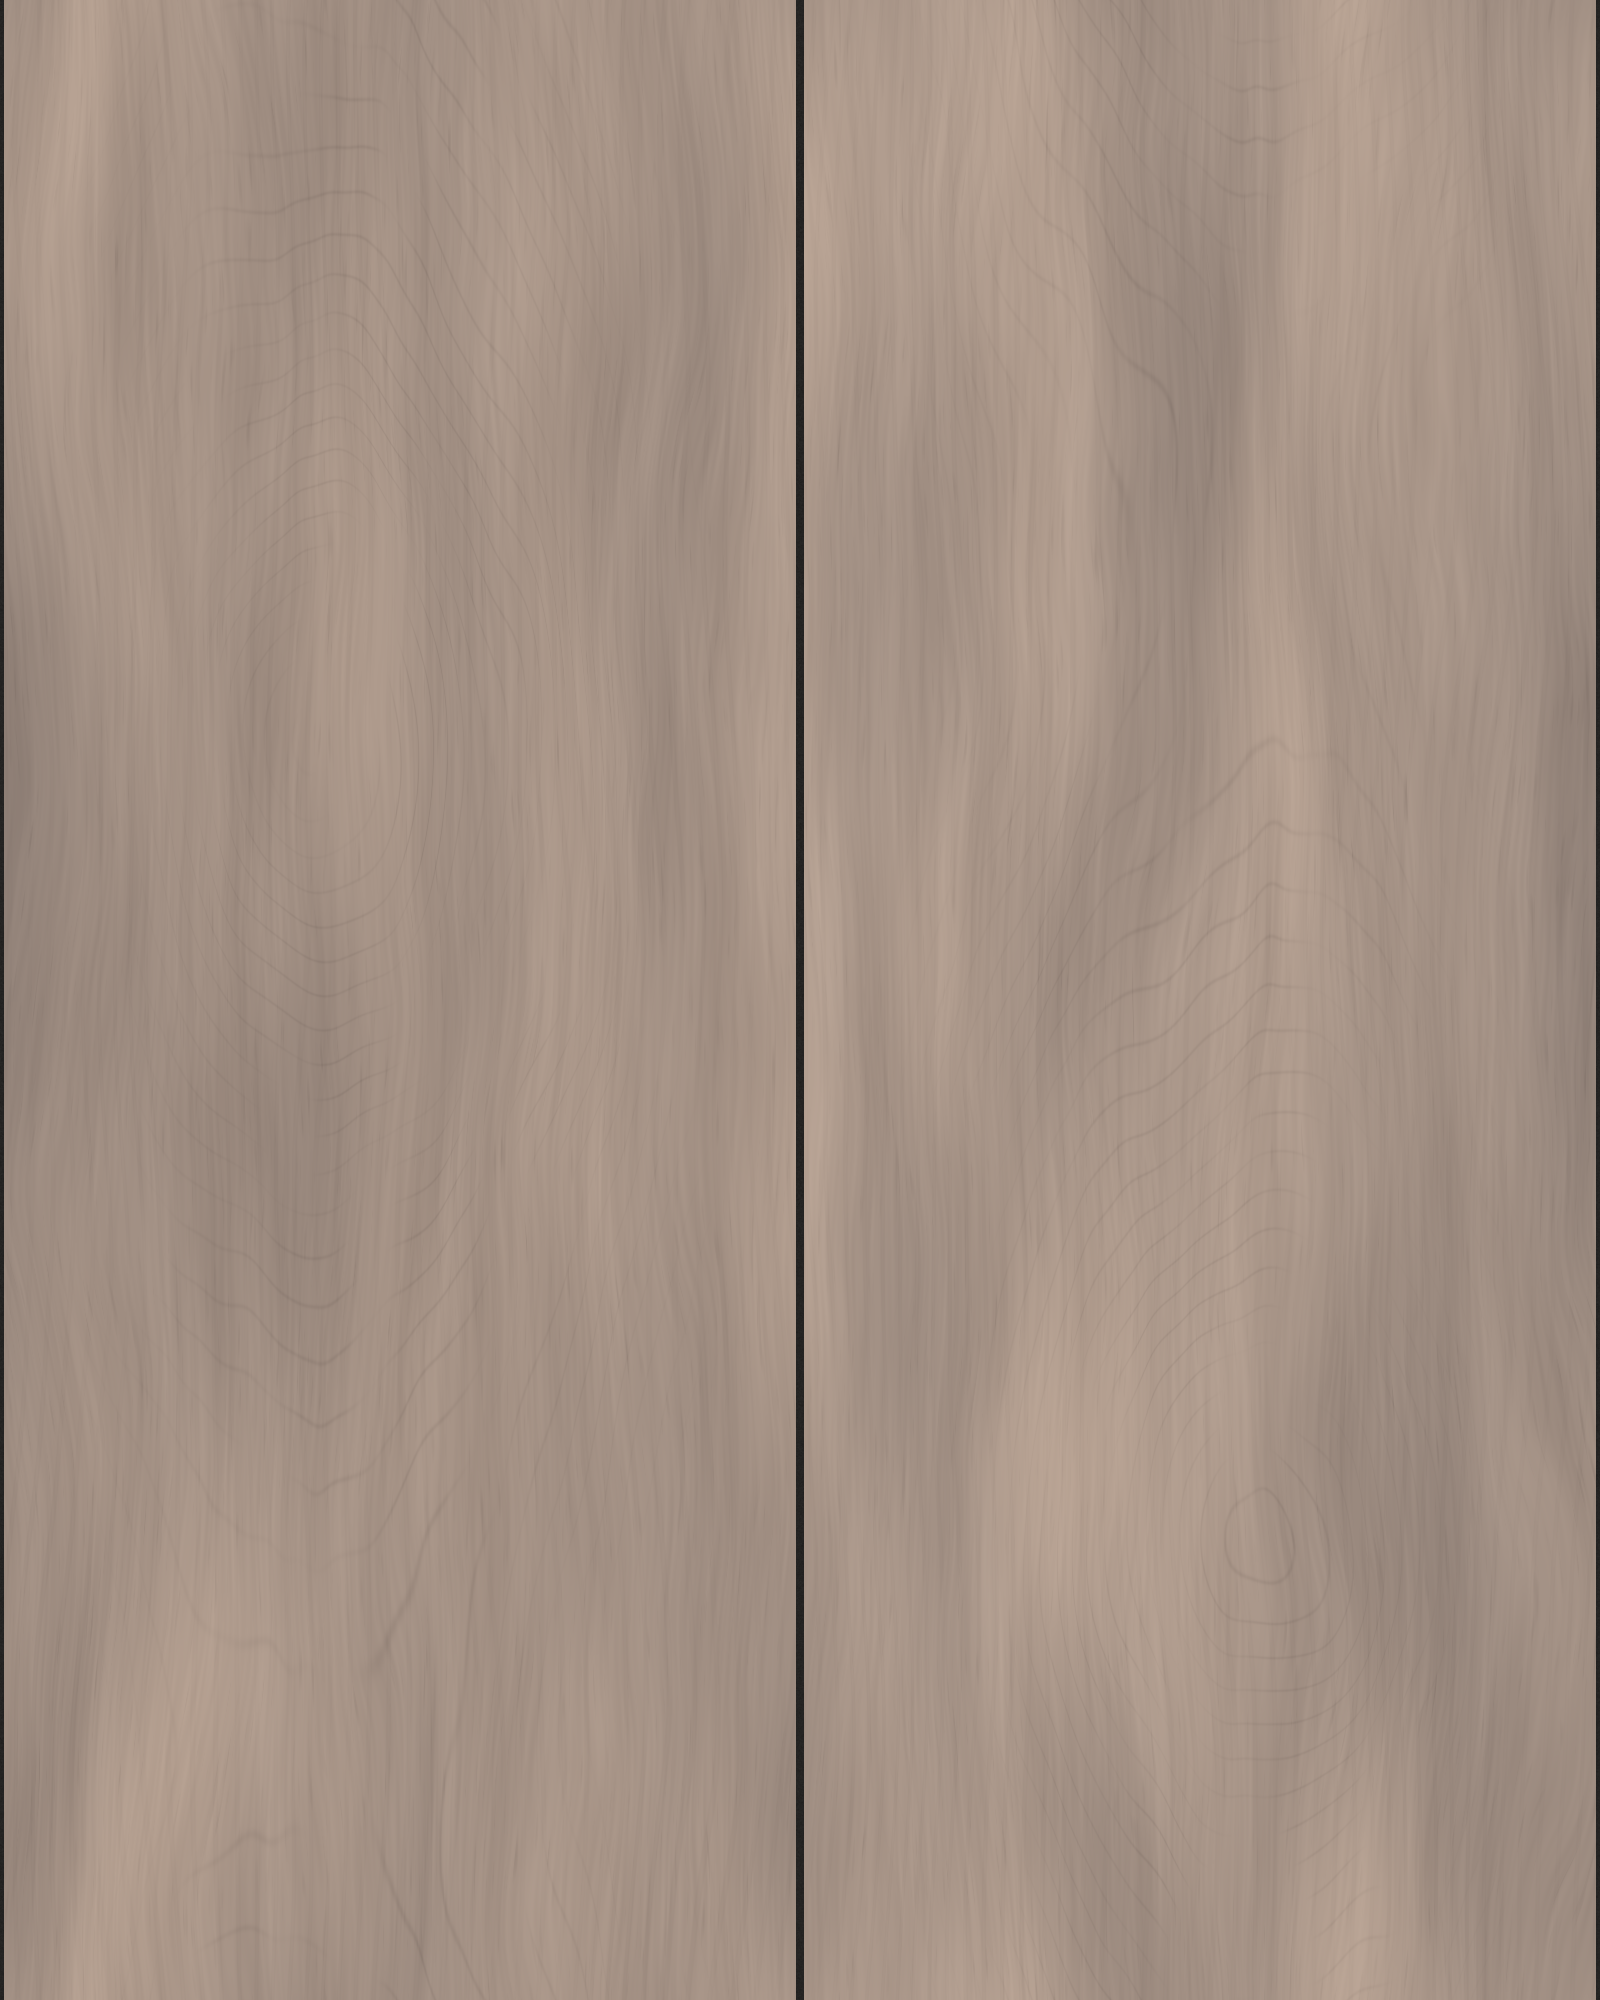

Generate this figure with Python:
from pathlib import Path
import json

import numpy as np
from PIL import Image, ImageDraw
from scipy.ndimage import gaussian_filter, map_coordinates

ROOT = Path(__file__).resolve().parent
W, H = 1600, 2000
WIDTH_MM, HEIGHT_MM = 600.0, 750.0
rng = np.random.default_rng(2187)
y, x = np.mgrid[:H, :W].astype(np.float32)


def noise(sy, sx):
    field = gaussian_filter(rng.standard_normal((H, W)).astype(np.float32), (sy, sx), mode='wrap')
    return field / max(float(field.std()), 1e-8)


# Sample only the veneer interior; the polygon excludes props, felt and background.
photo = np.asarray(Image.open(ROOT / 'main.jpg').convert('RGB'), dtype=np.float32)
mask_image = Image.new('L', (photo.shape[1], photo.shape[0]))
ImageDraw.Draw(mask_image).polygon([(420, 340), (1510, 125), (1510, 1000), (1250, 1120)], fill=255)
samples = photo[np.asarray(mask_image) > 0]
base = np.median(samples, axis=0)
print('Main-photo veneer median RGB:', base.round(1).tolist())

# All noise and coordinate warps are periodic, including the long grain direction.
warp = 11 * noise(155, 55) + 2.5 * noise(48, 18)
warped_x = (x + warp) % W
warped_y = y % H

def warped(field):
    return map_coordinates(field, [warped_y, warped_x], order=1, mode='grid-wrap')


broad = warped(noise(170, 42))
medium = warped(noise(90, 11))
fibers = warped(noise(37, 1.1))
pore_field = warped(noise(14, .65))
pores = np.clip(-pore_field - 1.15, 0, 2.8)

# Growth contours vary locally rather than forming straight, equally spaced stripes.
growth = noise(180, 70)
phase = x * (2 * np.pi * 82 / W) + 3.5 * growth + .8 * noise(80, 28)
rings = np.exp(-((np.sin(phase) + .88) / .18) ** 2)
rings *= .35 + .65 / (1 + np.exp(-noise(100, 30)))
local_x = x % (W // 2)
cathedral = np.zeros_like(x)
for index, center, origin in [(0, 315, 740), (1, 465, 1540)]:
    radius = np.sqrt((local_x - center + warp * .65) ** 2 +
                     (340 * np.sin(np.pi * (y - origin) / H)) ** 2 + 1400)
    contour_phase = radius * .19 + 1.15 * noise(110, 32) + .2 * medium
    contour = np.exp(-(np.sin(contour_phase) / .13) ** 2)
    envelope = np.sin(np.pi * local_x / (W // 2)) ** 2
    cathedral += contour * envelope * np.clip(.55 + .5 * noise(55, 22), 0, 1) * (x // (W // 2) == index)
tone = 5.8 * broad + 2.5 * medium + 1.6 * fibers - 3.7 * pores - 4.0 * rings - 9 * cathedral
panel = (x // (W // 2)).astype(int)
panel_tone = np.array([-1.7, 1.7], dtype=np.float32)[panel]
color = base[None, None, :] + (tone + panel_tone)[..., None] * np.array([1.0, .94, .86])
color += broad[..., None] * np.array([.6, .0, -.55])

mm_x = (x + .5) * WIDTH_MM / W
# The tile boundary runs through a join; two 1.5 mm chamfers make one 3 mm V.
distance = np.minimum(mm_x % 300, 300 - mm_x % 300)
chamfer = np.clip(distance / 1.5, 0, 1)
felt = np.array([36, 35, 34], dtype=np.float32)
felt_noise = noise(.55, .55)
face_mask = np.clip((distance - 1.32) / .18, 0, 1)
color = color * face_mask[..., None] + (felt + felt_noise[..., None] * 1.7) * (1 - face_mask[..., None])
height = 7.5 + 1.5 * chamfer
height += (fibers * .009 - pores * .011 + medium * .008 - cathedral * .012) * chamfer

dx = (np.roll(height, -1, axis=1) - np.roll(height, 1, axis=1)) / (2 * WIDTH_MM / W)
dy = (np.roll(height, -1, axis=0) - np.roll(height, 1, axis=0)) / (2 * HEIGHT_MM / H)
# Image rows increase downward, opposite to the OpenGL tangent-space Y axis.
normals = np.stack([-dx, dy, np.ones_like(dx)], axis=-1)
normals /= np.linalg.norm(normals, axis=-1, keepdims=True)
rgb = np.clip(np.rint(color), 0, 255).astype(np.uint8)
normal_rgb = np.clip(np.rint((normals * .5 + .5) * 255), 0, 255).astype(np.uint8)
Image.fromarray(rgb).save(ROOT / 'texture.png')
Image.fromarray(normal_rgb).save(ROOT / 'normal.png')

metadata = {
    'repeatWidthIn': WIDTH_MM / 25.4,
    'repeatHeightIn': HEIGHT_MM / 25.4,
    'depthIn': 9 / 25.4,
    'note': 'Manufacturer spec sheet overrides photo estimates: two 300 mm panels, each with a continuous 297 mm veneer face and no internal slats, meeting at a 3 mm wide, 1.5 mm deep 90-degree V reveal; total thickness is 9 mm. Pale taupe-brown walnut color is sampled from main.jpg with black felt at joins; grain wraps over 750 mm vertically, and Accent is not suitable for wrapping columns per the spec sheet.'
}
(ROOT / 'texture.json').write_text(json.dumps(metadata, indent=2) + '\n')

light = np.array([-.5, .6, .7], dtype=np.float32)
light /= np.linalg.norm(light)
shade = .28 + .72 * np.maximum(0, normals @ light)
shaded = np.clip(rgb.astype(np.float32) * shade[..., None], 0, 255).astype(np.uint8)
size = (480, 600)
albedo_small = Image.fromarray(rgb).resize(size, Image.Resampling.LANCZOS)
shaded_small = Image.fromarray(shaded).resize(size, Image.Resampling.LANCZOS)
preview = Image.new('RGB', (size[0] * 6, size[1] * 3 + 40), '#eeeae5')
draw = ImageDraw.Draw(preview)
draw.text((14, 14), 'COLOR MAP - 3 x 3 tiles', fill='#282828')
draw.text((size[0] * 3 + 14, 14), 'NORMAL MAP SHADING - upper-left light - 3 x 3 tiles', fill='#282828')
for row in range(3):
    for col in range(3):
        preview.paste(albedo_small, (col * size[0], 40 + row * size[1]))
        preview.paste(shaded_small, ((col + 3) * size[0], 40 + row * size[1]))
preview.save(ROOT / 'preview.png')
print(f'Wrote {W} x {H} maps; repeat {WIDTH_MM / 25.4:.5f} x {HEIGHT_MM / 25.4:.5f} in')
print('Periodic boundary height steps (mm), X / Y:', float(abs(height[:, 0] - height[:, -1]).mean()), float(abs(height[0] - height[-1]).mean()))
